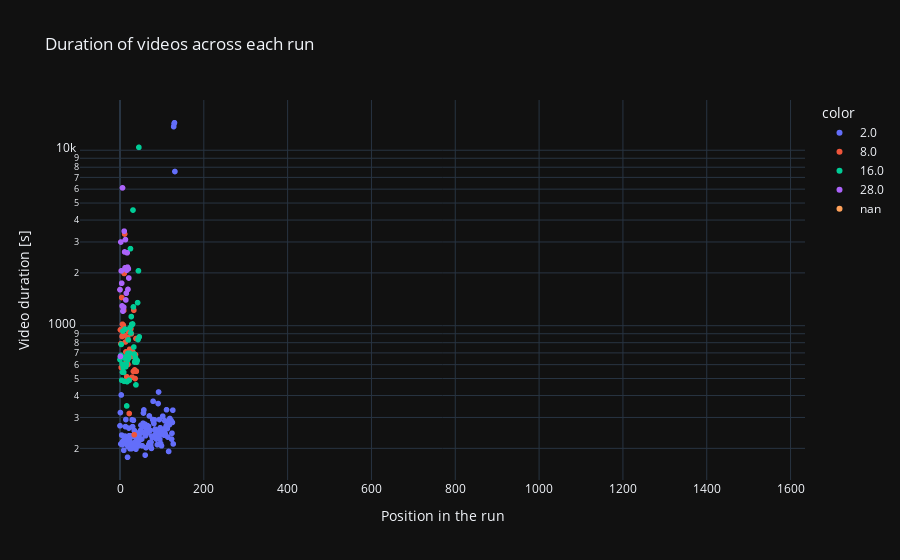

This figure's notebook cell:
### Code cell
fig = px.scatter(df_output, x=df_output.groupby('walk').cumcount(), y='video_duration',
              color=df_output['walk'].astype(str), title='Duration of videos across each run',
                 log_y=True,
                 labels={'video_duration': 'Video duration [s]', 'x': 'Position in the run'})

fig.show()

### Figure 1 — Plotly figure (JSON) as saved in the notebook; plotly's stock layout.template omitted (floating-point values rounded to 4 significant figures; data arrays with more than 128 entries replaced by an {"elided": "..."} marker saying what was removed)
{"data": [{"hovertemplate": "color=2.0<br>Position in the run=%{x}<br>Video duration [s]=%{y}<extra></extra>", "legendgroup": "2.0", "marker": {"color": "#636efa", "symbol": "circle"}, "mode": "markers", "name": "2.0", "showlegend": true, "x": {"elided": "132 int values"}, "xaxis": "x", "y": {"elided": "132 int values"}, "yaxis": "y", "type": "scattergl"}, {"hovertemplate": "color=8.0<br>Position in the run=%{x}<br>Video duration [s]=%{y}<extra></extra>", "legendgroup": "8.0", "marker": {"color": "#EF553B", "symbol": "circle"}, "mode": "markers", "name": "8.0", "showlegend": true, "x": [0, 1, 2, 3, 4, 5, 6, 7, 8, 9, 10, 11, 12, 13, 14, 15, 16, 17, 18, 19, 20, 21, 22, 23, 24, 25, 26, 27, 28, 29, 30, 31, 32, 33, 34, 35, 36, 37, 38, 39], "xaxis": "x", "y": [1604, 947, 789, 578, 1448, 868, 1019, 887, 1006, 1221, 1985, 3331, 876, 808, 709, 622, 512, 642, 858, 602, 929, 655, 316, 734, 733, 672, 960, 900, 695, 509, 671, 705, 549, 1226, 239, 560, 500, 684, 845, 550], "yaxis": "y", "type": "scattergl"}, {"hovertemplate": "color=16.0<br>Position in the run=%{x}<br>Video duration [s]=%{y}<extra></extra>", "legendgroup": "16.0", "marker": {"color": "#00cc96", "symbol": "circle"}, "mode": "markers", "name": "16.0", "showlegend": true, "x": [0, 1, 2, 3, 4, 5, 6, 7, 8, 9, 10, 11, 12, 13, 14, 15, 16, 17, 18, 19, 20, 21, 22, 23, 24, 25, 26, 27, 28, 29, 30, 31, 32, 33, 34, 35, 36, 37, 38, 39, 40, 41, 42, 43, 44, 45, 46], "xaxis": "x", "y": [641, 665, 678, 782, 489, 604, 543, 932, 576, 542, 482, 663, 957, 648, 584, 602, 349, 480, 637, 696, 830, 657, 489, 697, 974, 2748, 909, 1127, 1019, 1013, 1023, 4561, 1279, 756, 689, 621, 631, 658, 460, 627, 620, 633, 1353, 834, 2054, 10386, 864], "yaxis": "y", "type": "scattergl"}, {"hovertemplate": "color=28.0<br>Position in the run=%{x}<br>Video duration [s]=%{y}<extra></extra>", "legendgroup": "28.0", "marker": {"color": "#ab63fa", "symbol": "circle"}, "mode": "markers", "name": "28.0", "showlegend": true, "x": [0, 1, 2, 3, 4, 5, 6, 7, 8, 9, 10, 11, 12, 13, 14, 15, 16, 17, 18, 19, 20, 21], "xaxis": "x", "y": ["1604", "668", "2998", "2053", "1746", "1296", "6100", "1211", "1262", "1274", "3458", "2633", "2137", "3094", "1402", "1531", "2072", "2601", "2156", "1610", "2110", "1869"], "yaxis": "y", "type": "scattergl"}, {"hovertemplate": "color=nan<br>Position in the run=%{x}<br>Video duration [s]=%{y}<extra></extra>", "legendgroup": "nan", "marker": {"color": "#FFA15A", "symbol": "circle"}, "mode": "markers", "name": "nan", "showlegend": true, "x": {"elided": "1540 int values"}, "xaxis": "x", "y": {"elided": "1540 null values"}, "yaxis": "y", "type": "scattergl"}], "layout": {"xaxis": {"anchor": "y", "domain": [0.0, 1.0], "title": {"text": "Position in the run"}}, "yaxis": {"anchor": "x", "domain": [0.0, 1.0], "title": {"text": "Video duration [s]"}, "type": "log"}, "legend": {"title": {"text": "color"}, "tracegroupgap": 0}, "title": {"text": "Duration of videos across each run"}}}
